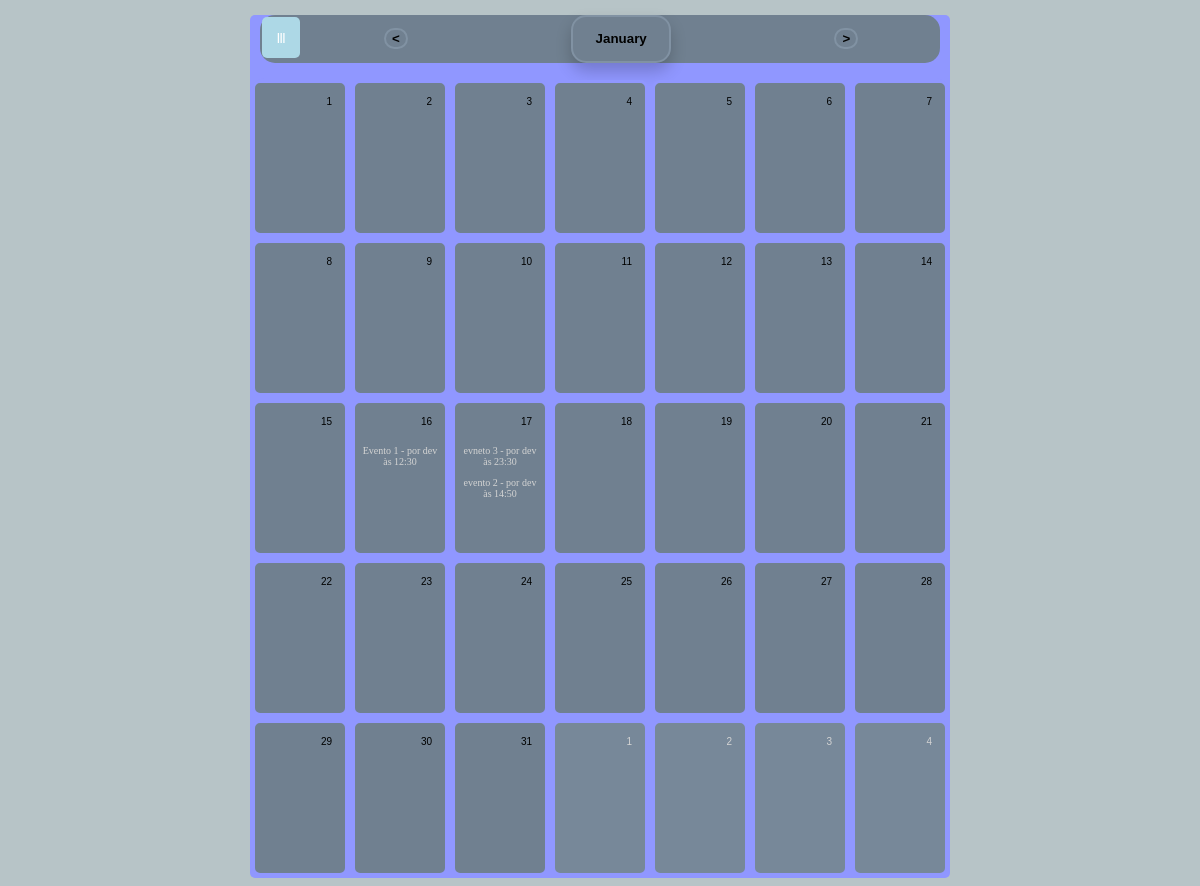
Page /main on the earlier database version.
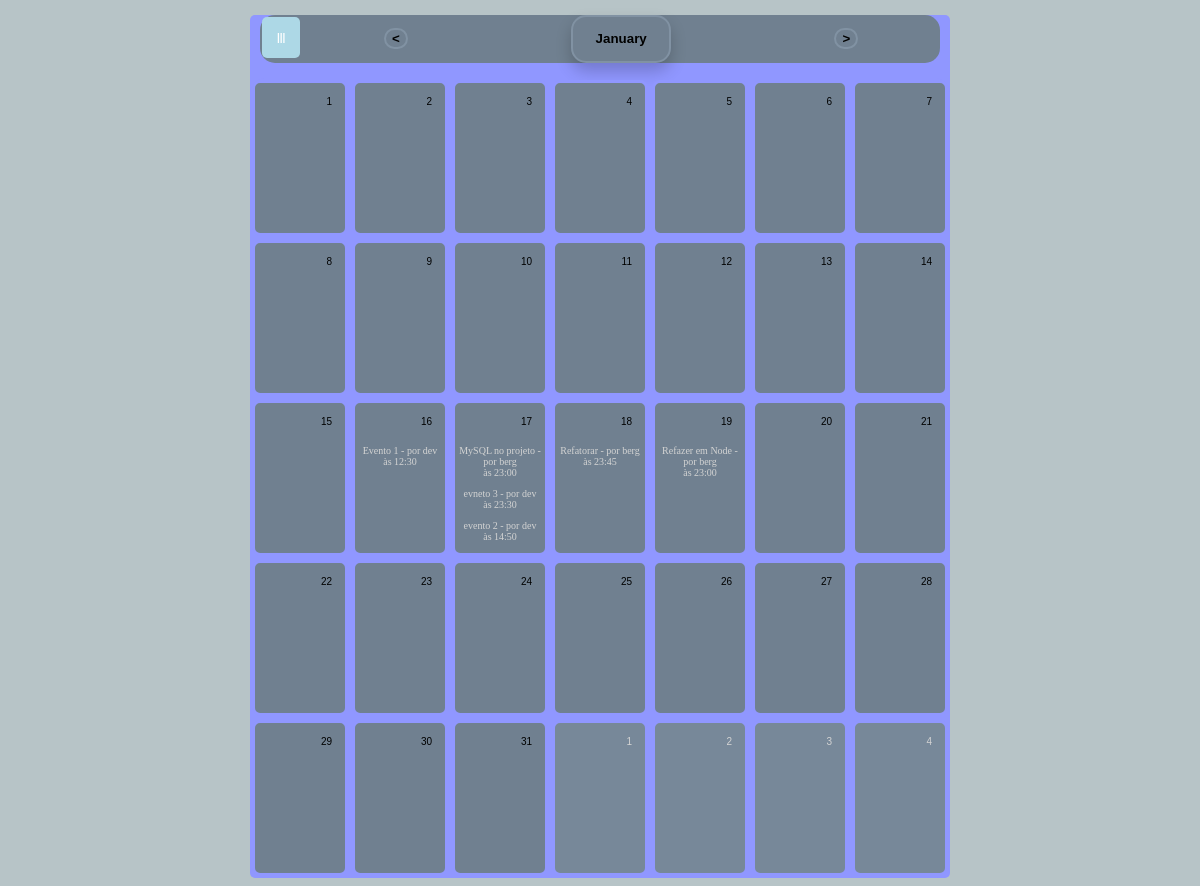
Same page on the later database version.
### tables this page shows
CREATE TABLE event (id INTEGER PRIMARY KEY AUTOINCREMENT, author_id INTEGER NOT NULL, CREATED TIMESTAMP NOT NULL DEFAULT CURRENT_TIMESTAMP, title TEXT NOT NULL, body TEXT NOT NULL, time TEXT NOT NULL, FOREIGN KEY (author_id) REFERENCES users (id));

CREATE TABLE users (id INTEGER PRIMARY KEY AUTOINCREMENT, username TEXT UNIQUE NOT NULL, password TEXT NOT NULL);

### app.py (the view)
@app.route("/main")
def main():
    db = get_db()
    posts = db.execute(
        'SELECT p.id, title, body, created, author_id, username, time'
        ' FROM event p JOIN users u ON p.author_id = u.id'
        ' ORDER BY created DESC').fetchall()
    session['data-visualizada'], session['mes-visualizado'], session['mes-objeto'] = calendario.data_util()
    return render_template('calendario/main.html', posts=posts, mes=session['mes-objeto'], btnMeio = session['mes-visualizado'])

### app.py (called while the page is built)
@app.before_request
def load_logged_in_user():
    user_id = session.get('user_id')
    if user_id is None:
        g.user = None
    else:
        g.user = get_db().execute(
            'SELECT * FROM users WHERE id = ?', (user_id,)
        ).fetchone()

def get_db():
    if 'db' not in g:
        g.db = sqlite3.connect('users.db')
        g.db.row_factory = sqlite3.Row
    return g.db

### calendario.py (called while the page is built)
def data_util(util=datetime.datetime.now()):
    dataAtual = util
    iteradorMes = calendar.Calendar(6).itermonthdates(dataAtual.year, dataAtual.month)
    listaDias = [val.strftime("%Y-%m-%d") for val in iteradorMes]
    dataString = dataAtual.strftime("%Y-%m-%d")
    monthName = dataAtual.strftime("%B")
    return dataString, monthName, listaDias

### templates/calendario/main.html (shortened to what this page needs)
<!DOCTYPE html>
<html>
<head>
    <link rel="stylesheet" href="{{ url_for('static', filename='css/style.css') }}">
</head>
<body>
    <div id="caixa-pai">
        <nav>
            <div id="caixa-titulo">
                <div class="menuDrop">
                    <button onclick="abrir()" class="droparbtn">|||</button>
                </div>
                <div class="btn"><button id="btn-ant" type="button" method="PUT" ><a href="{{ url_for('ant')}}"><</a></button></div>
                <div id="btn-mes" class="btn">
                    <button type="button" id="atual"  >
                        {% if btnMeio %}
                            <p class="mesAtual" >{{ btnMeio }}</p>
                        {% endif %}
                    </button>
                </div>
                <div class="btn"><button id="btn-prox" type="button" method="PUT" ><a href="{{ url_for('prox')}}">></a>
                </button></div>
            </div>
        </nav>
        <div id="caixa-calendario">
            {% for dia in mes %}
                <a class="dia-view" href="{{ url_for('dia', diaDoMes=dia[8:10]) }}">
                    <div class="dias">
                        <p class="data-visualizada">{{ dia }}</p>
                        {% for post in posts %}
                            {% if dia[8:10]==post['time'][8:10] %}
                                <p class="evento">{{post['title']}} - por {{post['username']}}<br>às {{ post['time'][11:16]  }} </p>
                            {% endif %}
                        {% endfor %}
                </a>
                </div>
            {% endfor %}
</body>
</html>

### static/css/style.css (style rules this page uses)
body { background-color:rgb(183, 196, 199); text-align: center; }
#caixa-titulo { margin: 15px 10px; background-color: slategray; border-radius: 15px; display: flex; }
#caixa-calendario { background-color: #9097ff; border-radius: 15px; min-height: 750px; margin: auto; display: flex; flex-wrap: wrap; }
#caixa-pai { background-color: #9097ff; text-align: center; display:block; margin:auto; width: 700px; min-height: 500px; border-radius: 5px; }
.dias { border-style: solid; border-color: #9097ff; border-radius: 8px; background-color: slategray; height:150px; width: 90px; margin: 2px; display: flex; flex-direction: column; }
.btn { display: inline-block; margin: auto; height: inherit; }
button { background-color: slategray; border-style: solid; border-color: rgb(129, 146, 163); border-radius: 15px; font-weight: bold; }
#atual { width:100px; box-shadow: 0px 8px 16px 0px rgba(0,0,0,0.2); z-index: 1; }
.droparbtn { background-color: lightblue; color: white; padding: 15px; font-size: 10px; border: none; cursor: pointer; border-radius: 5px; }
.menuDrop { position:relative; display: inline-block; margin: 2px ; }
#btn-ant, #btn-prox { font-size: 25px; font-weight: bold; color:rgb(0, 0, 0) }
.evento { font-size: 10px; color: lightgray; position: relative; }
.dia-view { text-decoration: none; color: black; }
a { text-decoration: none; color: black; }
.data-visualizada { font-family: Arial, Helvetica, sans-serif; font-size: 10px; float: right; margin: 10px 10px 15px 30px; padding: 3px; display: block; border: none; width: 30px; text-align: right; }

Differences in the rows shown:
added event: title "MySQL no projeto", username "berg", time "23:00"
added event: title "Refatorar", username "berg", time "23:45"
added event: title "Refazer em Node", username "berg", time "23:00"
